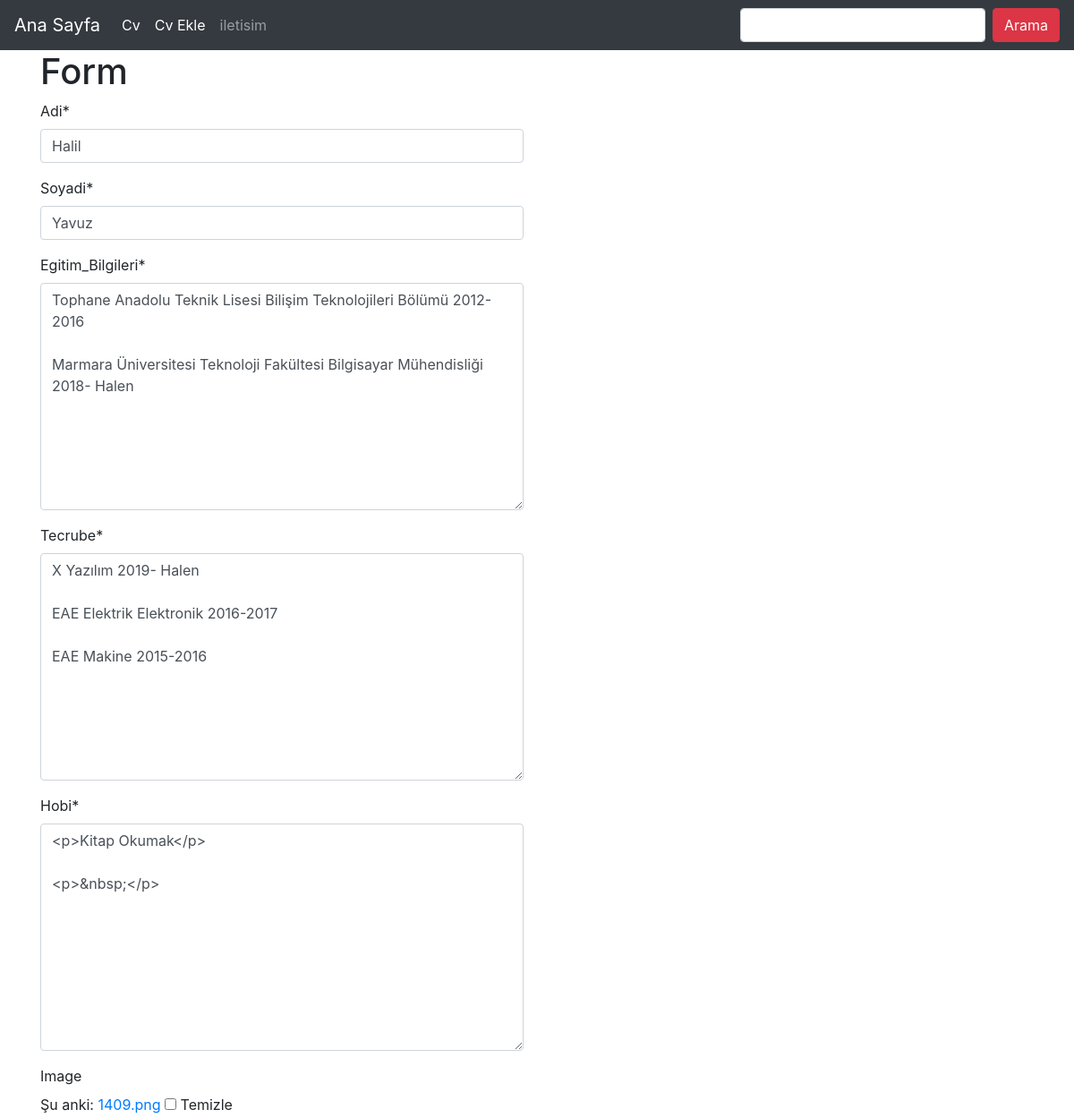
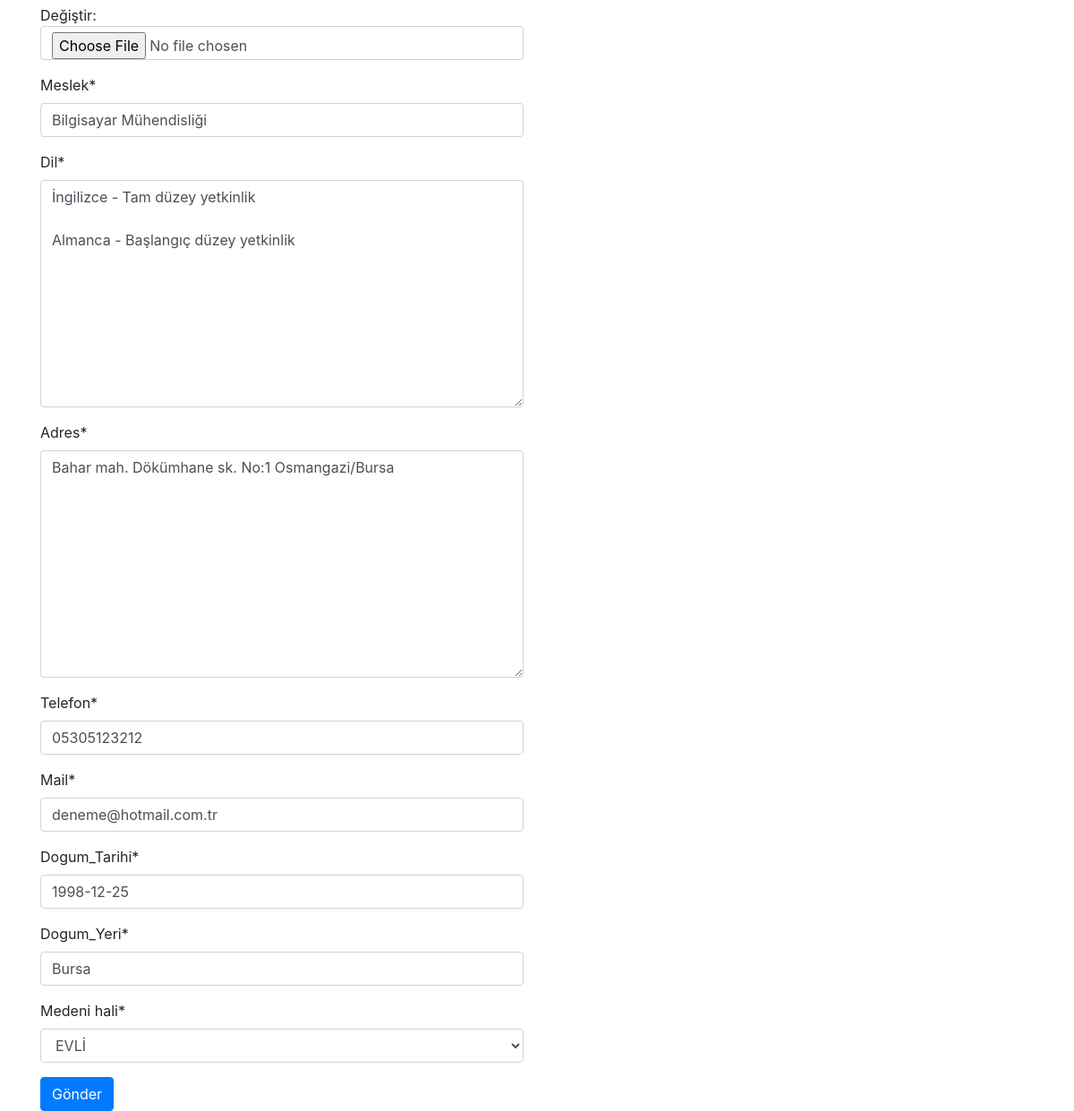
The page /bilgi/yavuz/update/ (signed in) on the database its author committed (2 pictures, top to bottom).
### cv_Bilgi/models.py (models this page shows, shortened)
class Bilgi(models.Model):
    Name = models.CharField(max_length=120, verbose_name="Adi")
    Surname = models.CharField(max_length=120, verbose_name="Soyadi")
    content = models.TextField(verbose_name="Egitim_Bilgileri")
    experience = models.TextField(verbose_name="Tecrube")
    hobi = RichTextField(verbose_name="Hobi")
    image=models.ImageField(null=True,blank=True)
    job = models.CharField(max_length=120, verbose_name='Meslek')
    language = models.TextField(verbose_name='Dil')
    adress = models.TextField(verbose_name="Adres")
    phone = models.CharField(max_length=11, verbose_name="Telefon")
    email = models.EmailField(verbose_name="Mail")
    date = models.DateField(verbose_name="Dogum_Tarihi")
    dogumyeri = models.CharField(max_length=120, verbose_name="Dogum_Yeri")
    medeni_hali = models.CharField(max_length=6, choices=evli_CHOICES, default='Bekar')
    slug=models.SlugField(unique=True,editable=False,max_length=130)
    class Meta:
        ordering=['-id']

### cv_Bilgi/views.py (the view)
# urls.py: url(r'^(?P<slug>[\w-]+)/update/$', bilgi_update,name='update'),
def bilgi_update(request,slug):
    if not request.user.is_authenticated:
        return Http404()
    bilgi = get_object_or_404(Bilgi, slug=slug)
    form = BilgiForm(request.POST or None,request.FILES or None,instance=bilgi)
    if form.is_valid():
        form.save()
        messages.success(request,'Başarılı Birşekilde Düzenlendi',extra_tags='mesaj-basarili')
        return HttpResponseRedirect(bilgi.get_abolute_url())
    contex = {
        'form': form
    }
    return render(request,'cv_bilgi/form.html',contex)

### cv_Bilgi/forms.py
class BilgiForm(forms.ModelForm):
    class Meta: #Kullanıcıya servis edilecek olan form
        model=Bilgi
        fields=[
            'Name',
            'Surname',
            'content',
            'experience',
            'hobi',
            'image',
            'job',
            'language',
            'adress',
            'phone',
            'email',
            'date',
            'dogumyeri',
            'medeni_hali',
        ]

### templates/cv_bilgi/form.html (shortened to what this page needs)
{% extends 'base.html' %}
{% load crispy_forms_tags %}
{% block body %}
<div class="container">
    <div class="row">
        <div class="col-md-6">
            <form method="POST" enctype="multipart/form-data">
                <h1>Form</h1>
                {{form|crispy}}
                <input class="btn btn-primary" type="submit" value="Gönder">
                </form>
        </div>
    </div>
</div>
{% endblock %}

### rows shown on the page
Bilgi: Name "Halil", Surname "Yavuz", content "Tophane Anadolu Teknik Lisesi Bilişim Teknolojileri Bölümü 2012-2016 Marmara Üniversitesi Teknoloji Fakültesi Bilgisayar Mühendisliği 2018- Halen", experience "X Yazılım 2019- Halen EAE Elektrik Elektronik 2016-2017 EAE Makine 2015-2016", hobi "<p>Kitap Okumak</p> <p>&nbsp;</p>", job "Bilgisayar Mühendisliği", language "İngilizce - Tam düzey yetkinlik Almanca - Başlangıç düzey yetkinlik", adress "Bahar mah. Dökümhane sk. No:1 Osmangazi/Bursa", phone "05305123212", email "deneme@hotmail.com.tr", date "1998-12-25", dogumyeri "Bursa", medeni_hali "EVLİ"
